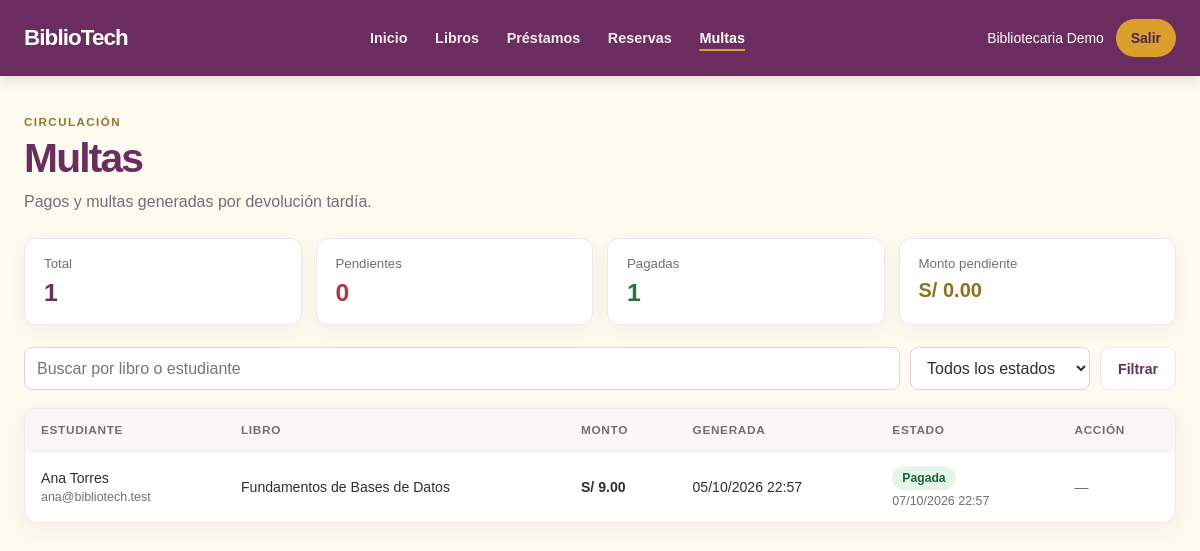
/bibliotecario/multas (signed in), run on the app's committed database.
### tables this page shows
CREATE TABLE IF NOT EXISTS multas (
    id               BIGINT UNSIGNED NOT NULL AUTO_INCREMENT,
    id_prestamo      BIGINT UNSIGNED NOT NULL,
    monto            DECIMAL(10,2) NOT NULL,
    estado           ENUM('pendiente','pagada','condonada') NOT NULL DEFAULT 'pendiente',
    fecha_generacion DATETIME NOT NULL,
    fecha_pago       DATETIME NULL,
    created_at       TIMESTAMP NOT NULL DEFAULT CURRENT_TIMESTAMP,
    updated_at       TIMESTAMP NOT NULL DEFAULT CURRENT_TIMESTAMP ON UPDATE CURRENT_TIMESTAMP,
    PRIMARY KEY (id),
    KEY idx_multas_prestamo (id_prestamo),
    CONSTRAINT fk_multas_prestamo FOREIGN KEY (id_prestamo) REFERENCES prestamos (id)
);

CREATE TABLE IF NOT EXISTS usuarios (
    id            BIGINT UNSIGNED NOT NULL AUTO_INCREMENT,
    nombre        VARCHAR(120) NOT NULL,
    email         VARCHAR(180) NOT NULL,
    password_hash VARCHAR(255) NOT NULL,
    rol           ENUM('estudiante','bibliotecario','administrador') NOT NULL DEFAULT 'estudiante',
    estado        ENUM('activo','bloqueado') NOT NULL DEFAULT 'activo',
    created_at    TIMESTAMP NOT NULL DEFAULT CURRENT_TIMESTAMP,
    updated_at    TIMESTAMP NOT NULL DEFAULT CURRENT_TIMESTAMP ON UPDATE CURRENT_TIMESTAMP,
    PRIMARY KEY (id),
    UNIQUE KEY uq_usuarios_email (email)
);

CREATE TABLE IF NOT EXISTS libros (
    id               BIGINT UNSIGNED NOT NULL AUTO_INCREMENT,
    titulo           VARCHAR(255) NOT NULL,
    autor            VARCHAR(180) NOT NULL,
    isbn             VARCHAR(20) NOT NULL,
    id_categoria     BIGINT UNSIGNED NOT NULL,
    editorial        VARCHAR(150) NULL,
    anio             SMALLINT UNSIGNED NULL,
    portada_url      VARCHAR(500) NULL,
    sinopsis         TEXT NULL,
    stock_total      INT UNSIGNED NOT NULL DEFAULT 1,
    stock_disponible INT UNSIGNED NOT NULL DEFAULT 1,
    created_at       TIMESTAMP NOT NULL DEFAULT CURRENT_TIMESTAMP,
    updated_at       TIMESTAMP NOT NULL DEFAULT CURRENT_TIMESTAMP ON UPDATE CURRENT_TIMESTAMP,
    PRIMARY KEY (id),
    UNIQUE KEY uq_libros_isbn (isbn),
    KEY idx_libros_categoria (id_categoria),
    CONSTRAINT fk_libros_categoria FOREIGN KEY (id_categoria) REFERENCES categorias (id)
);

### app/Core/View.php (called while the page is built, shortened)
<?php
final class View
{
    public static function e(mixed $value): string
    {
        return htmlspecialchars((string) $value, ENT_QUOTES | ENT_SUBSTITUTE, 'UTF-8');
    }
    public static function url(string $path): string
    {
        return self::e(Url::to($path));
    }
    public static function render(string $view, array $data = [], string $layout = 'admin/layout'): void
    {
        $viewsPath = dirname(__DIR__) . '/Views/';
        extract($data, EXTR_SKIP);
        require $viewsPath . $view . '.php';
    }
    public static function fecha(?string $value, bool $conHora = false): string
    {
        $time = strtotime($value);
        return $time === false ? '—' : date($conHora ? 'd/m/Y H:i' : 'd/m/Y', $time);
    }
    public static function soles(float|int|string|null $amount): string
    {
        return 'S/ ' . number_format((float) $amount, 2, '.', ',');
    }
}

### app/Controllers/Bibliotecario/BaseController.php (called while the page is built, shortened)
<?php
abstract class BaseController
{
    protected array $usuario;
    public function __construct()
    {
        $this->usuario = Auth::requireRole(['bibliotecario']);
    }
    protected function render(string $vista, string $seccion, string $titulo, array $data = []): void
    {
        View::render($vista, $data + [
            'seccion' => $seccion,
            'titulo' => $titulo,
            'usuario' => $this->usuario,
            'csrf' => Csrf::token(),
            'mensajes' => Flash::pull(),
        ], 'bibliotecario/layout');
    }
    protected function texto(string $clave, ?array $origen = null): string
    {
        $origen ??= $_POST;
        $valor = $origen[$clave] ?? '';
        return is_string($valor) ? trim($valor) : '';
    }
    protected function busqueda(): string
    {
        return mb_substr($this->texto('q', $_GET), 0, 100);
    }
}

### app/Controllers/Bibliotecario/MultaController.php (called while the page is built, shortened)
<?php
final class MultaController extends BaseController
{
    public function index(): void
    {
        $multas = new Multa();
        $q = $this->busqueda();
        $estado = $this->texto('estado', $_GET);
        $pag = new Paginator($multas->contar($estado, $q), self::POR_PAGINA, $this->pagina());
        $this->render('bibliotecario/multas/index', 'multas', 'Multas', [
            'filas' => $multas->listar($estado, $q, $pag->perPage, $pag->offset),
            'resumen' => $multas->resumen(),
            'pag' => $pag,
            'q' => $q,
            'estado' => $estado,
            'estados' => Multa::ESTADOS,
        ]);
    }
}

### app/Routes/bibliotecario.php (called while the page is built, shortened)
<?php
$router->get('/bibliotecario', static fn () => (new InicioController())->index());
$router->get('/bibliotecario/libros', static fn () => (new LibroController())->index());
$router->get('/bibliotecario/prestamos', static fn () => (new PrestamoController())->index());
$router->get('/bibliotecario/prestamos/crear', static fn () => (new PrestamoController())->crear());
$router->post('/bibliotecario/prestamos/guardar', static fn () => (new PrestamoController())->guardar());
$router->post('/bibliotecario/prestamos/devolver', static fn () => (new PrestamoController())->devolver());
$router->get('/bibliotecario/reservas', static fn () => (new ReservaController())->index());
$router->post('/bibliotecario/reservas/confirmar', static fn () => (new ReservaController())->confirmar());
$router->get('/bibliotecario/multas', static fn () => (new MultaController())->index());

### app/Core/Router.php (called while the page is built, shortened)
<?php
final class Router
{
    private array $routes = [];
    public function dispatch(string $method, string $requestUri): void
    {
        $path = parse_url($requestUri, PHP_URL_PATH);
        $path = '/' . trim($path, '/');
        $handler = $this->routes[strtoupper($method)][$path] ?? null;
        $handler();
    }
    private function add(string $method, string $path, callable $handler): void
    {
        $normalizedPath = '/' . trim($path, '/');
        $this->routes[$method][$normalizedPath] = $handler;
    }
}

### index.php (called while the page is built, shortened)
<?php
$auth = new AuthController();
$dashboard = new DashboardController();
$catalogo = new CatalogoController();
$reservas = new ReservaController();
$multas = new MultaController();
$router = new Router();
$router->get('/', [$auth, 'index']);
$router->get('/login', [$auth, 'showLogin']);
$router->post('/login', [$auth, 'login']);
$router->get('/register', [$auth, 'showRegister']);
$router->post('/register', [$auth, 'register']);
$router->post('/logout', [$auth, 'logout']);
$router->get('/home', [$dashboard, 'showHome']);
$router->get('/catalogo', [$catalogo, 'index']);
$router->get('/catalogo/show', [$catalogo, 'show']);
$router->get('/mis-reservas', [$reservas, 'index']);
$router->post('/reservas/crear', [$reservas, 'crear']);
$router->post('/reservas/cancelar', [$reservas, 'cancelar']);
$router->get('/mis-multas', [$multas, 'index']);
$router->post('/mis-multas/pagar', [$multas, 'pagar']);
require __DIR__ . '/app/Routes/bibliotecario.php';
try {
    $router->dispatch($_SERVER['REQUEST_METHOD'] ?? 'GET', $_SERVER['REQUEST_URI'] ?? '/');
} catch (Throwable $exception) {
    error_log((string) $exception);
    http_response_code(500);
    echo 'Ocurrió un error interno. Inténtalo de nuevo más tarde.';
}

### app/Models/Multa.php (called while the page is built, shortened)
<?php
final class Multa
{
    private PDO $db;
    public function __construct(?PDO $db = null)
    {
        $this->db = $db ?? Database::connection();
    }
    private function filtro(string $estado, string $busqueda): array
    {
        $like = '%' . $busqueda . '%';
        $where = '(l.titulo LIKE :titulo OR u.nombre LIKE :nombre OR u.email LIKE :email)';
        $params = ['titulo' => $like, 'nombre' => $like, 'email' => $like];
        return [$where, $params];
    }
    public function listar(string $estado, string $busqueda, int $limite, int $offset): array
    {
        [$where, $params] = $this->filtro($estado, $busqueda);
        $statement = $this->db->prepare(
            "SELECT m.id, m.monto, m.estado, m.fecha_generacion, m.fecha_pago,
                    l.titulo AS libro, u.nombre AS usuario, u.email
             FROM multas m
             INNER JOIN prestamos p ON p.id = m.id_prestamo
             INNER JOIN libros l ON l.id = p.id_libro
             INNER JOIN usuarios u ON u.id = p.id_usuario
             WHERE $where
             ORDER BY (m.estado = 'pendiente') DESC, m.fecha_generacion DESC, m.id DESC
             LIMIT :limite OFFSET :desplazamiento"
        );
        foreach ($params as $name => $value) {
            $statement->bindValue(':' . $name, $value);
        }
        $statement->bindValue(':limite', max(1, $limite), PDO::PARAM_INT);
        $statement->bindValue(':desplazamiento', max(0, $offset), PDO::PARAM_INT);
        $statement->execute();
        return $statement->fetchAll();
    }
    public function resumen(): array
    {
        $statement = $this->db->prepare(
            "SELECT COUNT(*) AS total,
                    COALESCE(SUM(estado = :estado_pendiente), 0) AS pendientes,
                    COALESCE(SUM(estado = :estado_pagada), 0) AS pagadas,
                    COALESCE(
                        SUM(CASE WHEN estado = :estado_monto THEN monto ELSE 0 END),
                        0
                    ) AS monto_pendiente
             FROM multas"
        );
        $statement->execute([
            'estado_pendiente' => 'pendiente',
            'estado_pagada' => 'pagada',
            'estado_monto' => 'pendiente',
        ]);
        $row = $statement->fetch();
        return [
            'total' => (int) $row['total'],
            'pendientes' => (int) $row['pendientes'],
            'pagadas' => (int) $row['pagadas'],
            'monto_pendiente' => (float) $row['monto_pendiente'],
        ];
    }
}

### app/Core/Database.php (called while the page is built, shortened)
<?php
final class Database
{
    private static ?PDO $connection = null;
    public static function connection(): PDO
    {
        if (self::$connection === null) {
            $host = getenv('DB_HOST') ?: '127.0.0.1';
            $database = getenv('DB_NAME') ?: 'bdbibliotech';
            $username = getenv('DB_USER') ?: 'root';
            $password = getenv('DB_PASSWORD') ?: '';
            $dsn = sprintf('mysql:host=%s;dbname=%s;charset=utf8mb4', $host, $database);
            self::$connection = new PDO($dsn, $username, $password, [
                PDO::ATTR_ERRMODE => PDO::ERRMODE_EXCEPTION,
                PDO::ATTR_DEFAULT_FETCH_MODE => PDO::FETCH_ASSOC,
                PDO::ATTR_EMULATE_PREPARES => false,
            ]);
        }
        return self::$connection;
    }
}

### app/Core/Url.php (called while the page is built, shortened)
<?php
final class Url
{
    private static string $basePath = '';
    public static function setBasePath(string $basePath): void
    {
        self::$basePath = rtrim($basePath, '/');
    }
    public static function to(string $path): string
    {
        return self::$basePath . '/' . ltrim($path, '/');
    }
}

### app/Views/bibliotecario/multas/index.php (the view, shortened to what this page needs)
<section class="librarian-page-heading">
    <div>
        <p class="librarian-eyebrow">Circulación</p>
        <h1>Multas</h1>
        <p>Pagos y multas generadas por devolución tardía.</p>
    </div>
</section>
<section class="summary-grid" aria-label="Resumen de multas">
    <article><span>Total</span><strong><?= $resumen['total'] ?></strong></article>
    <article><span>Pendientes</span><strong class="value-red"><?= $resumen['pendientes'] ?></strong></article>
    <article><span>Pagadas</span><strong class="value-green"><?= $resumen['pagadas'] ?></strong></article>
    <article><span>Monto pendiente</span><strong class="value-gold"><?= View::soles($resumen['monto_pendiente']) ?></strong></article>
</section>
<form class="librarian-filters" method="get" action="<?= View::url('/bibliotecario/multas') ?>">
    <input id="fine-search" type="search" name="q" value="<?= View::e($q) ?>" placeholder="Buscar por libro o estudiante" maxlength="100">
    <select id="fine-state" name="estado">
        <option value="">Todos los estados</option>
    </select>
    <button class="librarian-button button-secondary" type="submit">Filtrar</button>
</form>
<div class="librarian-table-wrap">
    <table class="librarian-table">
        <thead><tr><th>Estudiante</th><th>Libro</th><th>Monto</th><th>Generada</th><th>Estado</th><th>Acción</th></tr></thead>
        <tbody>
        <?php foreach ($filas as $fila): ?>
            <tr>
                <td><?= View::e($fila['usuario']) ?><small><?= View::e($fila['email']) ?></small></td>
                <td><?= View::e($fila['libro']) ?></td>
                <td><strong><?= View::soles($fila['monto']) ?></strong></td>
                <td><?= View::fecha($fila['fecha_generacion'], true) ?></td>
                <td><span class="librarian-badge status-<?= View::e($fila['estado']) ?>"><?= View::e(ucfirst($fila['estado'])) ?></span>
                    <?php if ($fila['fecha_pago'] !== null): ?><small><?= View::fecha($fila['fecha_pago'], true) ?></small><?php endif; ?></td>
                <td class="table-actions">
                    <?php if ($fila['estado'] === 'pendiente'): ?>
                        <form method="post" action="<?= View::url('/bibliotecario/multas/pagar') ?>">
                            <input type="hidden" name="_csrf_token" value="<?= View::e($csrf) ?>">
                            <input type="hidden" name="id" value="<?= (int) $fila['id'] ?>">
                            <button class="text-button" type="submit">Registrar pago</button>
                        </form>
                    <?php else: ?>
                        <span class="muted">—</span>
                    <?php endif; ?>
                </td>
            </tr>
        <?php endforeach; ?>
        </tbody>
    </table>
</div>

### data on the page
multas: usuarios.nombre "Ana Torres", usuarios.email "ana@bibliotech.test", libros.titulo "Fundamentos de Bases de Datos", monto "S/ 9.00", fecha_generacion "05/10/2026 22:57", estado "Pagada", fecha_pago "07/10/2026 22:57"

### other printed values
View::e($etiqueta) "Inicio"
View::e($etiqueta) "Libros"
View::e($etiqueta) "Préstamos"
View::e($etiqueta) "Reservas"
View::e($etiqueta) "Multas"
View::e($usuario['nombre'] ?? '') "Bibliotecaria Demo"
$resumen['total'] "1"
$resumen['pendientes'] "0"
$resumen['pagadas'] "1"
View::soles($resumen['monto_pendiente']) "S/ 0.00"
